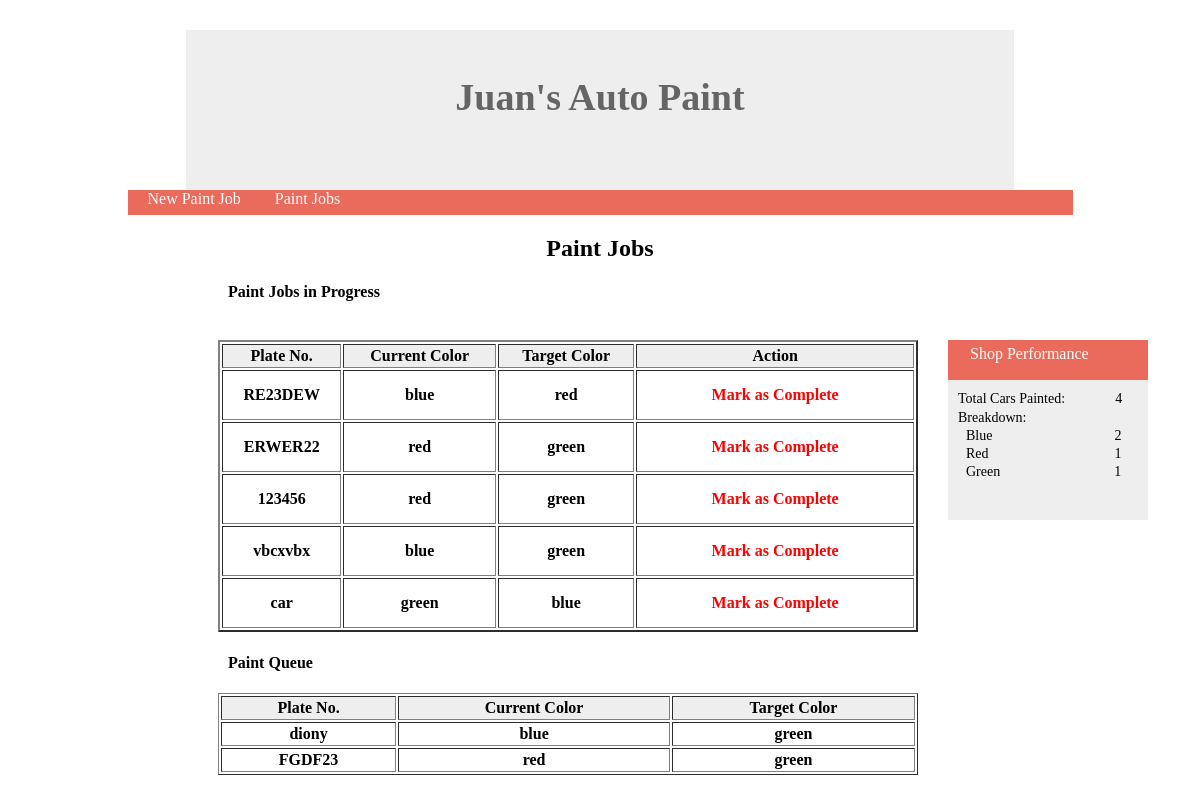
Screenshot of /queue.php with the database file from the repository.
### tables this page shows
CREATE TABLE `paints` (
  `id` int(255) NOT NULL,
  `plate` varchar(255) NOT NULL,
  `current` varchar(255) NOT NULL,
  `target` varchar(255) NOT NULL,
  `action` varchar(255) NOT NULL
);

### queue.php (the view, shortened to what this page needs)
<?php
require 'includes/conn.php';
require 'header.php';
 ?>
<h2 class="header2">Paint Jobs</h2>
<h4 class="header5">Paint Jobs in Progress</h4><br>
<form method="POST" class="in-progress">
<table border="2" class="tblInProgress">
	<thead>
    <tr>
      <th scope="col">Plate No.</th>
      <th scope="col">Current Color</th>
      <th scope="col">Target Color</th>
      <th scope="col">Action</th>
    </tr>
  </thead>
	<?php
		$sql = 'SELECT  * from paints where action = "pending" LIMIT 5';
		$result = mysqli_query($conn, $sql);
		$resultCheck = mysqli_num_rows($result);
		if ($resultCheck > 0 ) {
			while($rows = mysqli_fetch_assoc($result)){
				echo "<tbody><tr><th>" . $rows['plate'] . "</th><th>" .$rows['current']. "</th><th>" . $rows['target'] . "</th><th>" .'<a onclick = refresh() href=queue.php?id='.$rows['id']  .' class="done" name="done ">Mark as Complete</a>' . "</th></tr></tbody>" ;
			}
		}
	 ?>
</table>
</form>
<div class="sp"><span class="spHeader">Shop Performance</span></div>
<?php
	$totalcars = 'SELECT * from paints where action ="done"';
	$blue = 'SELECT * from paints where action ="done" AND target = "blue"';
	$red = 'SELECT * from paints where action ="done" AND target = "red"';
	$green = 'SELECT * from paints where action ="done" AND target = "green"';
	$result2=mysqli_query($conn,$totalcars);
	$resultCheck2 = mysqli_num_rows($result2);
	$result3=mysqli_query($conn,$blue);
	$resultCheck3 = mysqli_num_rows($result3);
	$result4=mysqli_query($conn,$red);
	$resultCheck4 = mysqli_num_rows($result4);
	$result5=mysqli_query($conn,$green);
	$resultCheck5 = mysqli_num_rows($result5);
	echo '<div class ="breakdown"><span>Total Cars Painted:<span><span class="result1 results">'.$resultCheck2.
		  '</span><br> Breakdown:<br>
		  <div class="breakdownColors">
		  Blue<span class="result2 results">'. $resultCheck3.'</span><br>
		  Red<span class="result3 results">'.$resultCheck4.'</span><br>
		  Green<span class="result4 results">'.$resultCheck5. '</span></div></div>';
 ?>
<div class="pq">
<h4 id="pq">Paint Queue</h4>
<table border="1" class="inProgress">
	<thead>
    <tr>
      <th scope="col">Plate No.</th>
      <th scope="col">Current Color</th>
      <th scope="col">Target Color</th>
    </tr>
  </thead>
  <?php
		$sql = 'SELECT  * from paints where action = "pending" LIMIT 1000000 OFFSET 5';
		$result = mysqli_query($conn, $sql);
		$resultCheck = mysqli_num_rows($result);
		if ($resultCheck > 0 ) {
			while($rows = mysqli_fetch_assoc($result)){
				echo "<tbody><tr><th>" . $rows['plate'] . "</th><th>" .$rows['current']. "</th><th>" . $rows['target'] . "</th></tr></tbody>" ;
			}
		}
	 ?>
  </table>
  </div>
</body>
</html>

### header.php (shortened to what this page needs)
<!DOCTYPE html>
<html>
<head>
	<link rel="stylesheet" type="text/css" href="assets/css/style3.css">
</head>
<body>
	<div class="header-container">
		<h1 class="header">Juan's Auto Paint</h1>
	</div>
	 <div class="nav-container">
		<a class="nav" id="nav1" href="index.php">New Paint Job</a>
		<a class="nav" href="queue.php">Paint Jobs</a>
	</div>

### assets/css/style3.css (style rules this page uses)
body { -ms-overflow-style: none; }
.done { color: red; border: none; background-color: inherit; padding: 14px 28px; font-size: 16px; cursor: pointer; display: inline-block; text-decoration: none; }
.header-container { background-color: #EEEEEE; height:150px; opacity:1; width: 70%; margin: auto; padding-top: 10px; margin-top: 30px; }
.header { color: #656565; font-size: 38px; text-align: center; margin-top: 35px; }
.nav-container { background-color: #EA6A5B; width: 945px; margin: auto; height: 25px; }
.nav { margin-left: 10px; padding: 10px; margin-top: 5px; color: white; padding-bottom: 4px; display: inline; }
a { text-decoration: none; }
h2 { text-align: center; }
.tblInProgress { width: 700px; margin-left: 210px; float: left; height: 100px; }
th { height: 20px; }
tr { height: 20px; }
.breakdown { background-color: #EEEEEE; width: 180px; float: left; line-height: 1.3; height: 120px; margin-left: 30px; font-size: 14px; padding: 10px; padding-top: 10px; }
.sp { background-color: #EA6A5B; overflow: auto; width: 200px; height: 40px; margin-left: 940px; color: white; }
.spHeader { position: absolute; left: 970px; top: 345px; }
.result1 { margin-left: 50px; }
.result2 { margin-left: 122px; }
.result3 { margin-left: 126px; }
.result4 { margin-left: 114px; }
.header5 { margin-left: 220px; }
tbody { text-align: center; height: 10px; }
thead { background-color: #EEEEEE; }
.breakdownColors { margin-left: 8px; }
.pq { width: 700px; margin-left: 210px; float: left; height: 100px; }
.inProgress { width: 700px; }
#pq { margin-left: 10px; }

### rows the page displays
paints: plate "RE23DEW", current "blue", target "red"
paints: plate "ERWER22", current "red", target "green"
paints: plate "123456", current "red", target "green"
paints: plate "vbcxvbx", current "blue", target "green"
paints: plate "car", current "green", target "blue"
paints: plate "diony", current "blue", target "green"
paints: plate "FGDF23", current "red", target "green"

### other values shown
$resultCheck2 "4"
$resultCheck3 "2"
$resultCheck4 "1"
$resultCheck5 "1"
